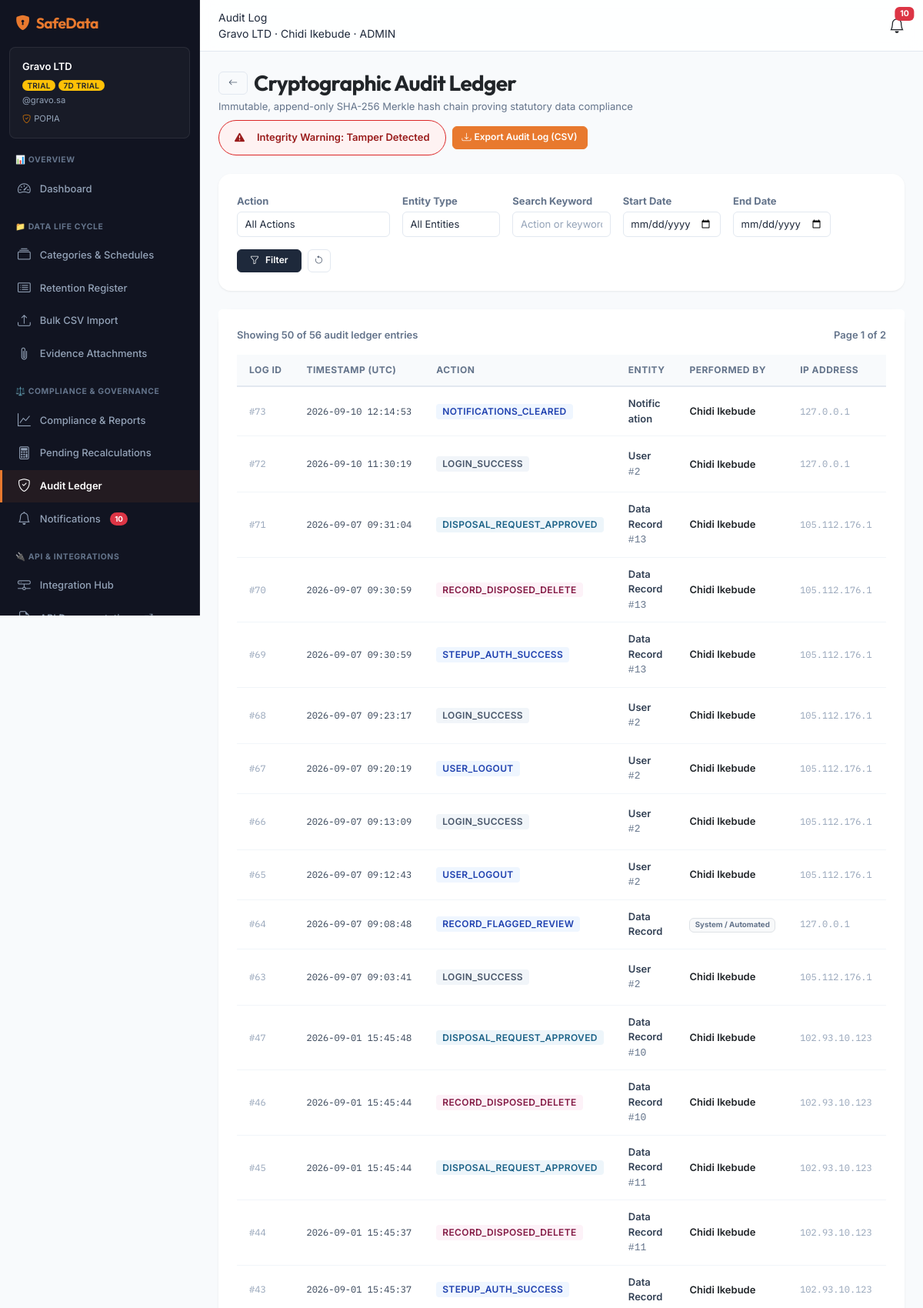
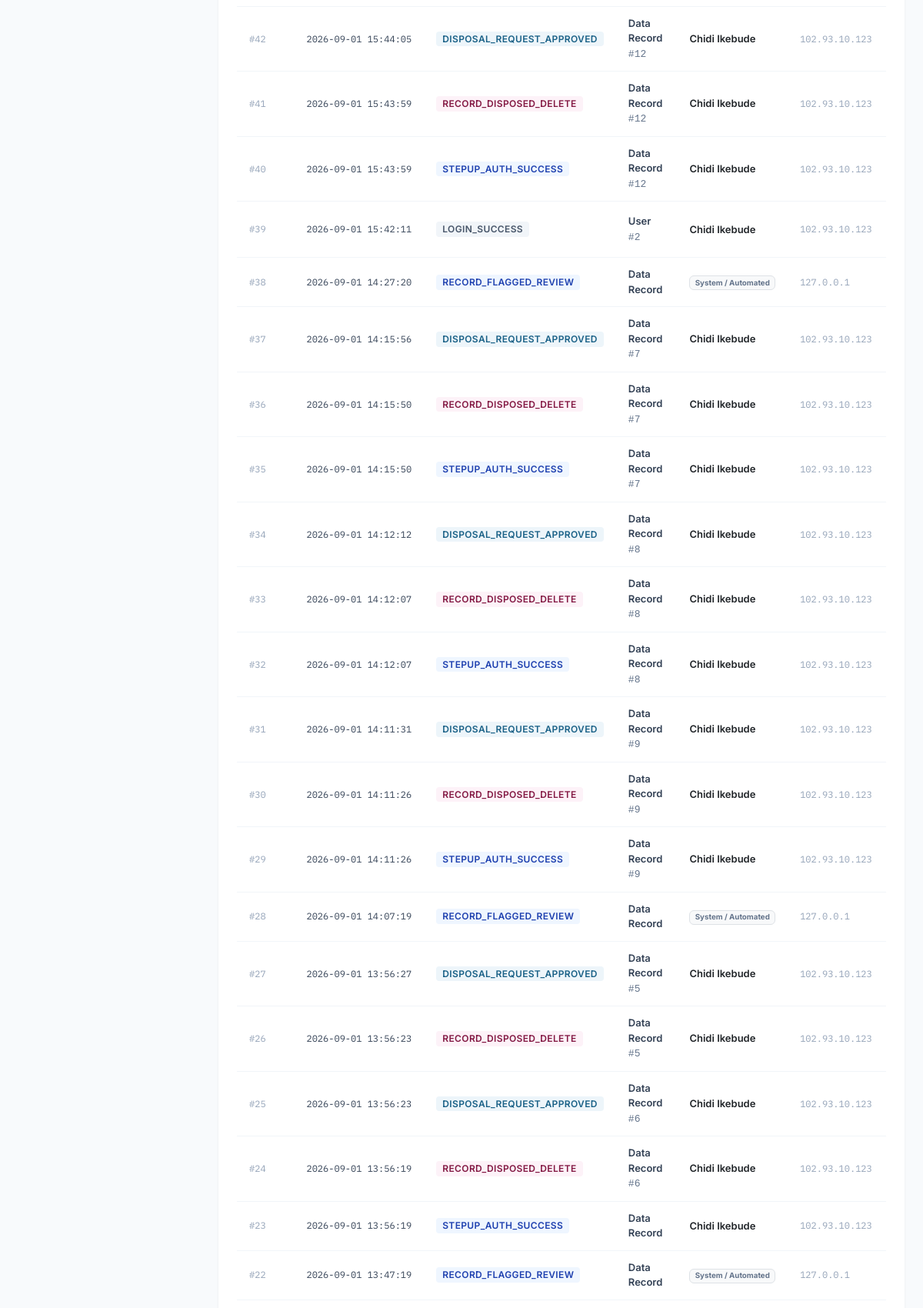
The page /audit (signed in, upper part) on the database its author committed (2 pictures, top to bottom).
### app/models.py (models this page shows)
class User(Base):
    __tablename__ = "users"
    id = Column(Integer, primary_key=True, autoincrement=True)
    organization_id = Column(Integer, ForeignKey("organizations.id", ondelete="CASCADE"), default=1, nullable=False)
    name = Column(String(255), nullable=False)
    email = Column(String(255), unique=True, nullable=False)
    password_hash = Column(String(255), nullable=False)
    role = Column(Enum("admin", "dpo", "data_owner"), default="data_owner", nullable=False)
    is_active = Column(Boolean, default=True, nullable=False)
    must_change_password = Column(Boolean, default=False, nullable=False)
    last_login_at = Column(DateTime, nullable=True)
    email_verified_at = Column(DateTime, nullable=True)
    verification_token_hash = Column(String(64), nullable=True)
    is_platform_admin = Column(Boolean, default=False, nullable=False)
    twofa_secret = Column(String(255), nullable=True)
    twofa_enabled = Column(Boolean, default=False, nullable=False)
    twofa_recovery = Column(JSON, nullable=True)
    created_at = Column(DateTime, default=func.now(), nullable=False)
    updated_at = Column(DateTime, default=func.now(), onupdate=func.now(), nullable=False)
    deleted_at = Column(DateTime, nullable=True)
    organization = relationship("Organization")

class AuditLog(Base):
    __tablename__ = "audit_log"
    id = Column(Integer, primary_key=True, autoincrement=True)
    organization_id = Column(Integer, ForeignKey("organizations.id", ondelete="CASCADE"), default=1, nullable=False)
    action = Column(String(100), nullable=False)
    entity_type = Column(String(100), nullable=False)
    entity_id = Column(Integer, nullable=True)
    performed_by = Column(Integer, ForeignKey("users.id", ondelete="SET NULL"), nullable=True)
    details = Column(JSON, nullable=True)
    ip_address = Column(String(45), nullable=True)
    prev_hash = Column(String(64), nullable=True)
    row_hash = Column(String(64), nullable=True)
    created_at = Column(DateTime, default=func.now(), nullable=False)
    executor = relationship("User")

### app/routes/app_pages.py (the view)
@router.get("/audit", response_class=HTMLResponse)
def view_audit_log(request: Request, page: int = 1, action: str = "", entity_type: str = "", q_search: str = "", start_date: str = "", end_date: str = "", db: Session = Depends(get_db)):
    session = get_session(request)
    if not session or "user_id" not in session:
        return RedirectResponse(url="/login", status_code=303)
    if session["role"] not in ("admin", "dpo"):
        raise HTTPException(status_code=403, detail="Access denied")
    org_id = session["org_id"]
    labels = get_country_regulation_labels(session.get("country", "OTHER"))
    q = db.query(AuditLog).filter(AuditLog.organization_id == org_id)
    if action:
        q = q.filter(AuditLog.action == action)
    if entity_type:
        q = q.filter(AuditLog.entity_type == entity_type)
    if q_search:
        q = q.filter(or_(AuditLog.action.ilike(f"%{q_search}%"), AuditLog.entity_type.ilike(f"%{q_search}%")))
    if start_date:
        try:
            sd = datetime.strptime(start_date, "%Y-%m-%d")
            q = q.filter(AuditLog.created_at >= sd)
        except ValueError:
            pass
    if end_date:
        try:
            ed = datetime.strptime(end_date, "%Y-%m-%d") + timedelta(days=1)
            q = q.filter(AuditLog.created_at < ed)
        except ValueError:
            pass
    total = q.count()
    per_page = 50
    pages = max(1, (total + per_page - 1) // per_page)
    page = min(max(1, page), pages)
    offset = (page - 1) * per_page
    rows = q.order_by(AuditLog.id.desc()).offset(offset).limit(per_page).all()
    from app.engine import verify_audit_chain
    chain_result = verify_audit_chain(db, org_id=org_id)
    chain_valid = chain_result["ok"]
    actions = [r[0] for r in db.query(AuditLog.action).filter(
        AuditLog.organization_id == org_id
    ).distinct().order_by(AuditLog.action).all()]
    user_map = {}
    user_ids = set(r.performed_by for r in rows if r.performed_by)
    if user_ids:
        users = db.query(User).filter(User.id.in_(user_ids)).all()
        user_map = {u.id: u.name for u in users}
    return templates.TemplateResponse(request=request, name="audit.html", context=_ctx(session, labels, {
        "page_title": "Audit Log",
        "active_nav": "audit",
        "rows": rows,
        "user_map": user_map,
        "actions": actions,
        "filter_action": action,
        "filter_entity": entity_type,
        "filter_search": q_search,
        "filter_start_date": start_date,
        "filter_end_date": end_date,
        "page_num": page,
        "total_pages": pages,
        "total": total,
        "chain_valid": chain_valid
    }))

### app/templates/audit.html (shortened to what this page needs)
{% extends "layout.html" %}
{% block content %}
<div class="container-fluid px-0">
  <div class="d-flex justify-content-between align-items-center mb-4 flex-wrap gap-2">
    <div>
      <div class="d-flex align-items-center gap-2">
        <a href="/dashboard" class="btn btn-outline-secondary btn-sm"><i class="bi bi-arrow-left"></i></a>
        <h1 class="h3 mb-0 fw-bold text-dark">Cryptographic Audit Ledger</h1>
      </div>
      <p class="text-muted mb-0 small mt-1">Immutable, append-only SHA-256 Merkle hash chain proving statutory data compliance</p>
    </div>
    <div class="d-flex gap-2 align-items-center flex-wrap">
      {% if chain_valid %}
        <span class="audit-integrity-banner audit-integrity-valid">
          <i class="bi bi-shield-check me-1"></i> Hash Chain Verified — 100% Immutable
        </span>
      {% else %}
        <span class="audit-integrity-banner audit-integrity-invalid">
          <i class="bi bi-exclamation-triangle-fill me-1"></i> Integrity Warning: Tamper Detected
        </span>
      {% endif %}
      <a href="/audit/export" class="btn btn-primary btn-sm d-flex align-items-center gap-1">
        <i class="bi bi-download"></i> Export Audit Log (CSV)
      </a>
    </div>
  </div>
  <div class="card shadow-sm border-0 rounded-4 bg-white mb-4">
    <div class="card-body p-4">
      <form class="row g-3 align-items-end" method="get" action="/audit">
        <div class="col-md-3">
          <label class="form-label small fw-bold text-muted">Action</label>
          <select name="action" class="form-select form-select-sm">
            <option value="">All Actions</option>
          </select>
        </div>
        <div class="col-md-2">
          <label class="form-label small fw-bold text-muted">Entity Type</label>
          <select name="entity_type" class="form-select form-select-sm">
            <option value="">All Entities</option>
          </select>
        </div>
        <div class="col-md-2">
          <label class="form-label small fw-bold text-muted">Search Keyword</label>
          <input type="text" name="q_search" class="form-control form-control-sm" placeholder="Action or keyword..." value="{{ filter_search or '' }}">
        </div>
        <div class="col-md-2">
          <label class="form-label small fw-bold text-muted">Start Date</label>
          <input type="date" name="start_date" class="form-control form-control-sm" value="{{ filter_start_date or '' }}">
        </div>
        <div class="col-md-2">
          <label class="form-label small fw-bold text-muted">End Date</label>
          <input type="date" name="end_date" class="form-control form-control-sm" value="{{ filter_end_date or '' }}">
        </div>
        <div class="col-md-auto d-flex gap-2">
          <button type="submit" class="btn btn-dark btn-sm px-3">
            <i class="bi bi-funnel"></i> Filter
          </button>
          <a href="/audit" class="btn btn-outline-secondary btn-sm px-2" title="Reset Filters">
            <i class="bi bi-arrow-counterclockwise"></i>
          </a>
        </div>
      </form>
    </div>
  </div>
  <div class="card shadow-sm border-0 rounded-4 bg-white">
    <div class="card-header bg-white border-0 pt-4 px-4 pb-2 d-flex justify-content-between align-items-center">
      <span class="text-muted small fw-semibold">Showing {{ rows | length }} of {{ total }} audit ledger entries</span>
      {% if total_pages > 1 %}
        <span class="small text-muted">Page {{ page_num }} of {{ total_pages }}</span>
      {% endif %}
    </div>
    <div class="card-body p-4 pt-2">
      {% if rows | length == 0 %}
        <div class="empty-state">
          <i class="bi bi-search empty-state-icon"></i>
          <div class="empty-state-title">No Matching Entries</div>
          <p class="empty-state-description">No audit log entries match your filter criteria. Try adjusting your filters.</p>
        </div>
      {% else %}
          <div class="table-responsive">
            <table class="table table-hover align-middle small mb-0">
              <thead class="table-light">
                <tr>
                  <th class="text-nowrap" style="width: 70px;">Log ID</th>
                  <th class="text-nowrap" style="width: 150px;">Timestamp (UTC)</th>
                  <th class="text-nowrap" style="width: 120px;">Action</th>
                  <th class="text-nowrap" style="width: 140px;">Entity</th>
                  <th class="text-nowrap" style="width: 140px;">Performed By</th>
                  <th class="text-nowrap" style="width: 110px;">IP Address</th>
                  <th style="min-width: 220px;">Details Payload</th>
                </tr>
              </thead>
              <tbody>
                {% for r in rows %}
                  <tr>
                    <td class="font-mono" style="color: var(--sd-gray-400); font-size: var(--sd-text-xs);">#{{ r.id }}</td>
                    <td class="text-nowrap font-mono" style="font-size: var(--sd-text-xs);">{{ r.created_at.strftime('%Y-%m-%d %H:%M:%S') if r.created_at else '—' }}</td>
                    <td>
                      {% set action_class = 'audit-action ' ~ ('audit-action-create' if 'create' in r.action else ('audit-action-update' if 'update' in r.action or 'reassign' in r.action else ('audit-action-dispose' if 'dispose' in r.action else ('audit-action-delete' if 'delete' in r.action else ('audit-action-approve' if 'approve' in r.action else ('audit-action-login' if 'login' in r.action else 'audit-action-update')))))) %}
                      <span class="{{ action_class }}">
                        {{ r.action }}
                      </span>
                    </td>
                    <td>
                      <span class="fw-semibold break-words">{{ r.entity_type | replace('_', ' ') | title }}</span>
                      {% if r.entity_id %}
                        <span class="text-muted small font-monospace">#{{ r.entity_id }}</span>
                      {% endif %}
                    </td>
                    <td>
                      {% if r.performed_by %}
                        <span class="fw-semibold text-dark break-words">{{ user_map.get(r.performed_by, 'User #' ~ r.performed_by) }}</span>
                      {% else %}
                        <span class="badge bg-light text-muted border">System / Automated</span>
                      {% endif %}
                    </td>
                    <td class="font-mono text-nowrap" style="font-size: var(--sd-text-xs); color: var(--sd-gray-400);">{{ r.ip_address or '127.0.0.1' }}</td>
                    <td style="max-width: 320px;">
                    </td>
                  </tr>
                {% endfor %}
              </tbody>
            </table>
          </div>
      {% endif %}
    </div>
  </div>
</div>
{% endblock %}

### app/templates/layout.html (shortened to what this page needs)
<!DOCTYPE html>
<html lang="en">
<head>
  <link href="https://cdn.jsdelivr.net/npm/bootstrap@5.3.3/dist/css/bootstrap.min.css" rel="stylesheet">
  <link rel="stylesheet" href="https://cdn.jsdelivr.net/npm/bootstrap-icons@1.11.3/font/bootstrap-icons.min.css">
  <link rel="stylesheet" href="/static/css/app.css?v=4.2">
</head>
<body>
<div class="wrapper">
  <nav class="sidebar" id="sidebar">
    <div class="brand pt-3">
      <i class="bi bi-shield-lock-fill"></i>
      <span>{{ wl_name or 'SafeData' }}</span>
    </div>
    {% if org_name %}
    <div class="org-context">
      <div class="org-context-name">{{ org_name }}</div>
      <div class="org-context-meta">
        <span class="badge bg-{{ 'success' if org_status == 'active' else 'warning text-dark' }} badge-sm">{{ org_status | upper }}</span>
        {% if trial_days is not none %}
          {% if trial_days > 0 %}
            <span class="badge bg-warning text-dark badge-sm">{{ trial_days }}d trial</span>
          {% else %}
            <span class="badge bg-danger text-white badge-sm">Trial Expired</span>
          {% endif %}
        {% endif %}
      </div>
      <div class="org-context-domain">@{{ org_domain }}</div>
      <div class="org-context-domain" style="margin-top: 0.5rem;">
        <i class="bi bi-shield-check text-warning me-1"></i>{{ law_label }}
      </div>
    </div>
    {% endif %}
    <div class="nav-group-label">📊 Overview</div>
    <a href="/dashboard" class="{{ 'active' if active_nav == 'dashboard' else '' }}">
      <i class="bi bi-speedometer2"></i> Dashboard
    </a>
    <div class="nav-group-label">📁 Data Life Cycle</div>
    <a href="/categories" class="{{ 'active' if active_nav == 'categories' else '' }}">
      <i class="bi bi-collection"></i> Categories & Schedules
    </a>
    <a href="/records" class="{{ 'active' if active_nav == 'records' else '' }}">
      <i class="bi bi-card-list"></i> Retention Register
    </a>
    <a href="/import" class="{{ 'active' if active_nav == 'import' else '' }}">
      <i class="bi bi-upload"></i> Bulk CSV Import
    </a>
    {% if user_role in ['admin', 'dpo'] %}
    <a href="/attachments" class="{{ 'active' if active_nav == 'attachments' else '' }}">
      <i class="bi bi-paperclip"></i> Evidence Attachments
    </a>
    {% endif %}
    {% if user_role in ['admin', 'dpo'] %}
      <div class="nav-group-label">⚖️ Compliance & Governance</div>
      <a href="/reports" class="{{ 'active' if active_nav == 'reports' else '' }}">
        <i class="bi bi-graph-up"></i> Compliance & Reports
      </a>
      <a href="/recalculations" class="{{ 'active' if active_nav == 'recalculations' else '' }}">
        <i class="bi bi-calculator"></i> Pending Recalculations
      </a>
      <a href="/audit" class="{{ 'active' if active_nav == 'audit' else '' }}">
        <i class="bi bi-shield-check"></i> Audit Ledger
      </a>
      <a href="/notifications" class="{{ 'active' if active_nav == 'notifications' else '' }}">
        <i class="bi bi-bell"></i> Notifications
        {% if unread_notifications_count is defined and unread_notifications_count > 0 %}
          <span class="badge bg-danger rounded-pill float-end">{{ unread_notifications_count }}</span>
        {% endif %}
      </a>
    {% endif %}
    {% if user_role == 'admin' %}
      <div class="nav-group-label">🔌 API & Integrations</div>
      <a href="/integrations" class="{{ 'active' if active_nav == 'integrations' else '' }}">
        <i class="bi bi-hdd-network"></i> Integration Hub
      </a>
      <a href="/docs" target="_blank" class="">
        <i class="bi bi-file-earmark-code"></i> API Documentation <i class="bi bi-box-arrow-up-right small ms-1" style="font-size: 0.7rem;"></i>
      </a>
    {% else %}
      <div class="nav-group-label">📖 Help & Documentation</div>
      <a href="/help" class="{{ 'active' if active_nav == 'help' else '' }}">
        <i class="bi bi-journal-bookmark-fill"></i> Solution Manual
      </a>
    {% endif %}
  </nav>
  <div class="main-content">
    <div class="topbar">
      <div class="d-flex align-items-center gap-2">
        <div>
          <div class="topbar-title">{{ page_title }}</div>
          {% if org_name %}
            <div class="topbar-subtitle">{{ org_name }} · {{ user_name }} · {{ user_role | upper }}</div>
          {% endif %}
        </div>
      </div>
      <div class="d-flex align-items-center gap-3">
        <a class="position-relative text-dark" href="/notifications">
          <i class="bi bi-bell fs-5"></i>
          {% if unread_notifications_count is defined and unread_notifications_count > 0 %}
            <span class="badge bg-danger position-absolute top-0 start-100 translate-middle">{{ unread_notifications_count }}</span>
          {% endif %}
        </a>
      </div>
    </div>
    <div class="content-area" id="main-content">
      {% block content %}{% endblock %}
    </div>
  </div>
</div>
</body>
</html>

### rows shown on the page
User: name "Chidi Ikebude", role "ADMIN"
AuditLog: id "73", created_at "2026-09-10 12:14:53", action "NOTIFICATIONS_CLEARED", entity_type "Notification", get "Chidi Ikebude", ip_address "127.0.0.1"
AuditLog: id "72", created_at "2026-09-10 11:30:19", action "LOGIN_SUCCESS", entity_type "User", entity_id "2", get "Chidi Ikebude", ip_address "127.0.0.1"
AuditLog: id "71", created_at "2026-09-07 09:31:04", action "DISPOSAL_REQUEST_APPROVED", entity_type "Data Record", entity_id "13", get "Chidi Ikebude", ip_address "105.112.176.1"
AuditLog: id "70", created_at "2026-09-07 09:30:59", action "RECORD_DISPOSED_DELETE", entity_type "Data Record", entity_id "13", get "Chidi Ikebude", ip_address "105.112.176.1"
AuditLog: id "69", created_at "2026-09-07 09:30:59", action "STEPUP_AUTH_SUCCESS", entity_type "Data Record", entity_id "13", get "Chidi Ikebude", ip_address "105.112.176.1"
AuditLog: id "68", created_at "2026-09-07 09:23:17", action "LOGIN_SUCCESS", entity_type "User", entity_id "2", get "Chidi Ikebude", ip_address "105.112.176.1"
AuditLog: id "67", created_at "2026-09-07 09:20:19", action "USER_LOGOUT", entity_type "User", entity_id "2", get "Chidi Ikebude", ip_address "105.112.176.1"
AuditLog: id "66", created_at "2026-09-07 09:13:09", action "LOGIN_SUCCESS", entity_type "User", entity_id "2", get "Chidi Ikebude", ip_address "105.112.176.1"
AuditLog: id "65", created_at "2026-09-07 09:12:43", action "USER_LOGOUT", entity_type "User", entity_id "2", get "Chidi Ikebude", ip_address "105.112.176.1"
AuditLog: id "64", created_at "2026-09-07 09:08:48", action "RECORD_FLAGGED_REVIEW", entity_type "Data Record", shows "System / Automated", ip_address "127.0.0.1"
AuditLog: id "63", created_at "2026-09-07 09:03:41", action "LOGIN_SUCCESS", entity_type "User", entity_id "2", get "Chidi Ikebude", ip_address "105.112.176.1"
AuditLog: id "47", created_at "2026-09-01 15:45:48", action "DISPOSAL_REQUEST_APPROVED", entity_type "Data Record", entity_id "10", get "Chidi Ikebude", ip_address "102.93.10.123"
AuditLog: id "46", created_at "2026-09-01 15:45:44", action "RECORD_DISPOSED_DELETE", entity_type "Data Record", entity_id "10", get "Chidi Ikebude", ip_address "102.93.10.123"
AuditLog: id "45", created_at "2026-09-01 15:45:44", action "DISPOSAL_REQUEST_APPROVED", entity_type "Data Record", entity_id "11", get "Chidi Ikebude", ip_address "102.93.10.123"
AuditLog: id "44", created_at "2026-09-01 15:45:37", action "RECORD_DISPOSED_DELETE", entity_type "Data Record", entity_id "11", get "Chidi Ikebude", ip_address "102.93.10.123"
AuditLog: id "43", created_at "2026-09-01 15:45:37", action "STEPUP_AUTH_SUCCESS", entity_type "Data Record", get "Chidi Ikebude", ip_address "102.93.10.123"
AuditLog: id "42", created_at "2026-09-01 15:44:05", action "DISPOSAL_REQUEST_APPROVED", entity_type "Data Record", entity_id "12", get "Chidi Ikebude", ip_address "102.93.10.123"
AuditLog: id "41", created_at "2026-09-01 15:43:59", action "RECORD_DISPOSED_DELETE", entity_type "Data Record", entity_id "12", get "Chidi Ikebude", ip_address "102.93.10.123"
AuditLog: id "40", created_at "2026-09-01 15:43:59", action "STEPUP_AUTH_SUCCESS", entity_type "Data Record", entity_id "12", get "Chidi Ikebude", ip_address "102.93.10.123"
AuditLog: id "39", created_at "2026-09-01 15:42:11", action "LOGIN_SUCCESS", entity_type "User", entity_id "2", get "Chidi Ikebude", ip_address "102.93.10.123"
AuditLog: id "38", created_at "2026-09-01 14:27:20", action "RECORD_FLAGGED_REVIEW", entity_type "Data Record", shows "System / Automated", ip_address "127.0.0.1"
AuditLog: id "37", created_at "2026-09-01 14:15:56", action "DISPOSAL_REQUEST_APPROVED", entity_type "Data Record", entity_id "7", get "Chidi Ikebude", ip_address "102.93.10.123"
AuditLog: id "36", created_at "2026-09-01 14:15:50", action "RECORD_DISPOSED_DELETE", entity_type "Data Record", entity_id "7", get "Chidi Ikebude", ip_address "102.93.10.123"
AuditLog: id "35", created_at "2026-09-01 14:15:50", action "STEPUP_AUTH_SUCCESS", entity_type "Data Record", entity_id "7", get "Chidi Ikebude", ip_address "102.93.10.123"
AuditLog: id "34", created_at "2026-09-01 14:12:12", action "DISPOSAL_REQUEST_APPROVED", entity_type "Data Record", entity_id "8", get "Chidi Ikebude", ip_address "102.93.10.123"
AuditLog: id "33", created_at "2026-09-01 14:12:07", action "RECORD_DISPOSED_DELETE", entity_type "Data Record", entity_id "8", get "Chidi Ikebude", ip_address "102.93.10.123"
AuditLog: id "32", created_at "2026-09-01 14:12:07", action "STEPUP_AUTH_SUCCESS", entity_type "Data Record", entity_id "8", get "Chidi Ikebude", ip_address "102.93.10.123"
AuditLog: id "31", created_at "2026-09-01 14:11:31", action "DISPOSAL_REQUEST_APPROVED", entity_type "Data Record", entity_id "9", get "Chidi Ikebude", ip_address "102.93.10.123"
AuditLog: id "30", created_at "2026-09-01 14:11:26", action "RECORD_DISPOSED_DELETE", entity_type "Data Record", entity_id "9", get "Chidi Ikebude", ip_address "102.93.10.123"
AuditLog: id "29", created_at "2026-09-01 14:11:26", action "STEPUP_AUTH_SUCCESS", entity_type "Data Record", entity_id "9", get "Chidi Ikebude", ip_address "102.93.10.123"
AuditLog: id "28", created_at "2026-09-01 14:07:19", action "RECORD_FLAGGED_REVIEW", entity_type "Data Record", shows "System / Automated", ip_address "127.0.0.1"
AuditLog: id "27", created_at "2026-09-01 13:56:27", action "DISPOSAL_REQUEST_APPROVED", entity_type "Data Record", entity_id "5", get "Chidi Ikebude", ip_address "102.93.10.123"
AuditLog: id "26", created_at "2026-09-01 13:56:23", action "RECORD_DISPOSED_DELETE", entity_type "Data Record", entity_id "5", get "Chidi Ikebude", ip_address "102.93.10.123"
AuditLog: id "25", created_at "2026-09-01 13:56:23", action "DISPOSAL_REQUEST_APPROVED", entity_type "Data Record", entity_id "6", get "Chidi Ikebude", ip_address "102.93.10.123"
AuditLog: id "24", created_at "2026-09-01 13:56:19", action "RECORD_DISPOSED_DELETE", entity_type "Data Record", entity_id "6", get "Chidi Ikebude", ip_address "102.93.10.123"
AuditLog: id "23", created_at "2026-09-01 13:56:19", action "STEPUP_AUTH_SUCCESS", entity_type "Data Record", get "Chidi Ikebude", ip_address "102.93.10.123"
AuditLog: id "22", created_at "2026-09-01 13:47:19", action "RECORD_FLAGGED_REVIEW", entity_type "Data Record", shows "System / Automated", ip_address "127.0.0.1"

### other values the page prints
{{ wl_name or 'SafeData' }} "SafeData"
{{ org_name }} "Gravo LTD"
{{ org_status | upper }} "TRIAL"
{{ trial_days }} "7"
{{ org_domain }} "gravo.sa"
{{ law_label }} "POPIA"
{{ unread_notifications_count }} "10"
{{ page_title }} "Audit Log"
{{ rows | length }} "50"
{{ total }} "56"
{{ page_num }} "1"
{{ total_pages }} "2"
